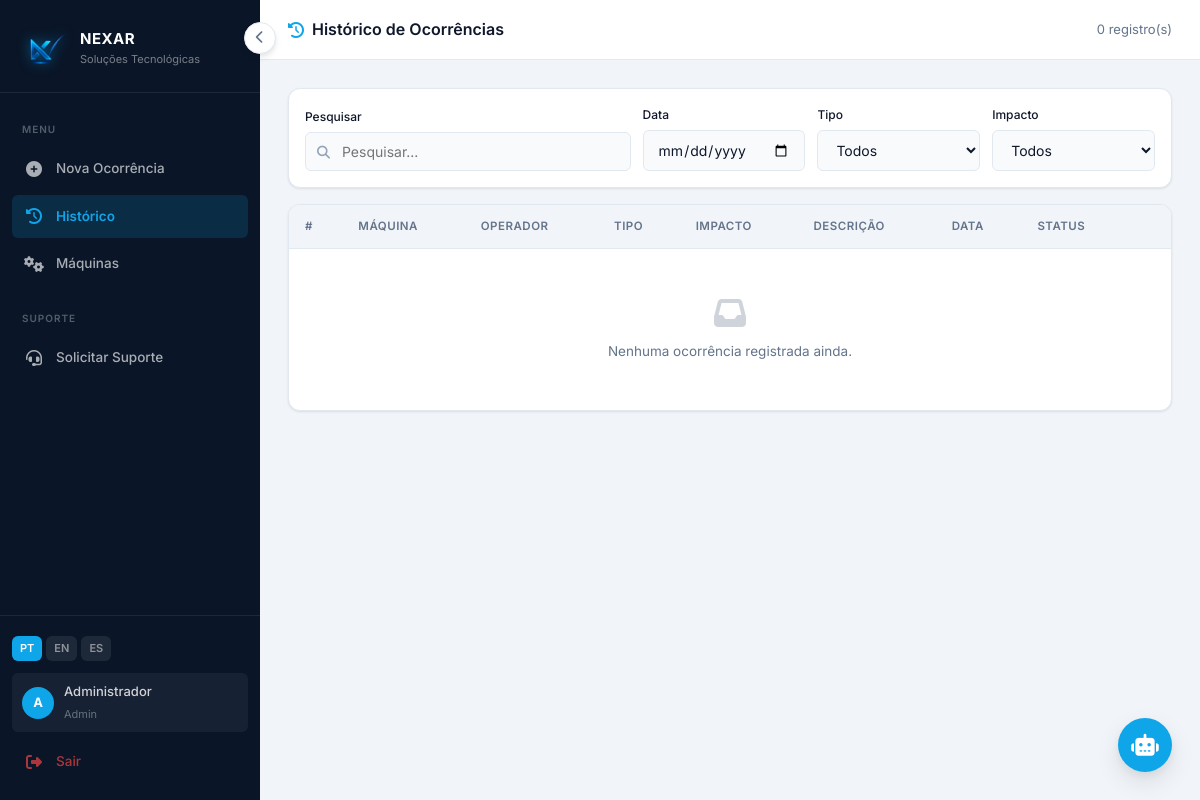
/historico (signed in), run on the app's committed database.
### tables this page shows
CREATE TABLE usuarios (
            id INTEGER PRIMARY KEY AUTOINCREMENT,
            nome TEXT NOT NULL,
            email TEXT UNIQUE NOT NULL,
            senha_hash TEXT NOT NULL,
            perfil TEXT DEFAULT 'operador',
            ativo INTEGER DEFAULT 1,
            criado_em DATETIME DEFAULT CURRENT_TIMESTAMP
        );

### app.py (the view)
@app.route("/historico")
@login_required
def historico():
    try:
        conn = get_db()
        ocorrencias = conn.execute(
            "SELECT o.*, m.nome as maquina_nome FROM ocorrencias o "
            "LEFT JOIN maquinas m ON o.maquina_id = m.id "
            "ORDER BY o.data_registro DESC"
        ).fetchall()
        conn.close()
        return render_template("historico.html", ocorrencias=ocorrencias)
    except Exception as e:
        print(f"Erro histórico: {e}")
        return render_template("historico.html", ocorrencias=[])

### app.py (called while the page is built)
def get_db():
    conn = sqlite3.connect("qrqc.db")
    conn.row_factory = sqlite3.Row
    return conn

@login_manager.user_loader
def load_user(user_id):
    conn = get_db()
    u = conn.execute("SELECT * FROM usuarios WHERE id = ?", (user_id,)).fetchone()
    conn.close()
    if u:
        return User(u["id"], u["nome"], u["email"], u["perfil"])
    return None

@app.context_processor
def inject_globals():
    lang = session.get("lang", "pt")
    return {"t": TRANSLATIONS.get(lang, TRANSLATIONS["pt"]), "lang": lang}

### templates/historico.html (shortened to what this page needs)
{% extends 'menu.html' %}
{% block content %}
<div class="topbar">
  <div class="topbar-title">
    <i class="fas fa-history"></i> {{ t.historico_titulo }}
  </div>
  <div class="topbar-actions">
    <span style="font-size:13px; color:var(--text-muted);">
      {{ ocorrencias|length }} registro(s)
    </span>
  </div>
</div>
<div class="page-body">
  <div class="card" style="margin-bottom:16px;">
    <div class="card-body" style="padding:16px;">
      <div style="display:grid; grid-template-columns:2fr 1fr 1fr 1fr; gap:12px; align-items:end;">
        <div>
          <label class="form-label" style="font-size:12px;">Pesquisar</label>
          <div style="position:relative;">
            <i class="fas fa-search" style="position:absolute; left:12px; top:50%; transform:translateY(-50%); color:var(--text-light); font-size:13px;"></i>
            <input id="searchInput" type="text" class="form-control" placeholder="{{ t.pesquisar }}"
                   style="padding-left:36px;" oninput="filterTable()" />
          </div>
        </div>
        <div>
          <label class="form-label" style="font-size:12px;">Data</label>
          <input id="dateInput" type="date" class="form-control" onchange="filterTable()" />
        </div>
        <div>
          <label class="form-label" style="font-size:12px;">Tipo</label>
          <select id="tipoSelect" class="form-select" onchange="filterTable()">
            <option value="">Todos</option>
          </select>
        </div>
        <div>
          <label class="form-label" style="font-size:12px;">Impacto</label>
          <select id="impactoSelect" class="form-select" onchange="filterTable()">
            <option value="">Todos</option>
          </select>
        </div>
      </div>
    </div>
  </div>
  <div class="card">
    <div class="table-wrapper">
      <table class="table" id="tabelaHistorico">
        <thead>
          <tr>
            <th>#</th>
            <th>Máquina</th>
            <th>Operador</th>
            <th>Tipo</th>
            <th>Impacto</th>
            <th>Descrição</th>
            <th>Data</th>
            <th>Status</th>
            <th></th>
          </tr>
        </thead>
        <tbody id="tableBody">
          {% for o in ocorrencias %}
          <tr data-tipo="{{ o.tipo_ocorrencia }}"
              data-impacto="{{ o.nivel_impacto }}"
              data-data="{{ o.data_ocorrencia[:10] if o.data_ocorrencia else '' }}">
            <td style="color:var(--text-muted); font-size:12px;">{{ o.id }}</td>
            <td>
              <span style="font-weight:600; font-size:13px;">{{ o.maquina_nome or '—' }}</span>
            </td>
            <td style="font-size:13px;">{{ o.nome_operador }}</td>
            <td>
              {% if o.tipo_ocorrencia == 'Qualidade' %}
                <span class="badge badge-primary">{{ o.tipo_ocorrencia }}</span>
              {% elif o.tipo_ocorrencia == 'Segurança' %}
                <span class="badge badge-danger">{{ o.tipo_ocorrencia }}</span>
              {% elif o.tipo_ocorrencia == 'Produção' %}
                <span class="badge badge-warning">{{ o.tipo_ocorrencia }}</span>
              {% else %}
                <span class="badge badge-info">{{ o.tipo_ocorrencia }}</span>
              {% endif %}
            </td>
            <td>
              {% if o.nivel_impacto == 'Alto' %}
                <span class="badge badge-danger">🔴 Alto</span>
              {% elif o.nivel_impacto == 'Médio' %}
                <span class="badge badge-warning">🟡 Médio</span>
              {% else %}
                <span class="badge badge-success">🟢 Baixo</span>
              {% endif %}
            </td>
            <td style="max-width:220px; overflow:hidden; text-overflow:ellipsis; white-space:nowrap; font-size:13px;">
              {{ o.descricao }}
            </td>
            <td style="font-size:12px; color:var(--text-muted); white-space:nowrap;">
              {% if o.data_ocorrencia %}
                {{ o.data_ocorrencia[:10].split('-')|reverse|join('/') }}
              {% endif %}
            </td>
            <td>
              {% if o.status == 'Resolvida' or o.status == 'Fechada' %}
                <span class="badge badge-success">{{ o.status }}</span>
              {% elif o.status == 'Em andamento' %}
                <span class="badge badge-warning">{{ o.status }}</span>
              {% else %}
                <span class="badge badge-info">{{ o.status or 'Aberta' }}</span>
              {% endif %}
            </td>
            <td>
              <button class="btn btn-ghost btn-icon btn-abrir-modal"
                      data-id="{{ o.id }}"
                      data-maquina="{{ o.maquina_nome or '—' }}"
                      data-operador="{{ o.nome_operador }}"
                      data-tipo="{{ o.tipo_ocorrencia }}"
                      data-impacto="{{ o.nivel_impacto }}"
                      data-data="{{ o.data_ocorrencia }}"
                      data-descricao="{{ o.descricao | replace('"', '&quot;') }}"
                      data-resposta="{{ o.resposta_ia | replace('"', '&quot;') }}"
                      data-diagrama="{{ o.diagrama_url or '' }}"
                      title="Ver detalhes">
                <i class="fas fa-eye" style="color:var(--primary);"></i>
              </button>
            </td>
          </tr>
          {% else %}
          <tr>
            <td colspan="9" style="text-align:center; padding:48px; color:var(--text-muted);">
              <i class="fas fa-inbox" style="font-size:32px; opacity:.3; display:block; margin-bottom:12px;"></i>
              Nenhuma ocorrência registrada ainda.
            </td>
          </tr>
          {% endfor %}
        </tbody>
      </table>
    </div>
  </div>
</div>
{% endblock %}

### templates/menu.html (shortened to what this page needs)
<!DOCTYPE html>
<html lang="{{ lang }}">
<head>
  <link rel="stylesheet" href="/static/css/design-system.css" />
  <link rel="stylesheet" href="https://cdnjs.cloudflare.com/ajax/libs/font-awesome/6.5.0/css/all.min.css" />
</head>
<body>
<div class="app-wrapper">
  <aside class="sidebar" id="sidebar">
    <div class="sidebar-logo">
      <img src="/static/assets/img/nexar_logo_clean.png" alt="Nexar" />
      <div class="sidebar-logo-text">
        <h4>NEXAR</h4>
        <p>Soluções Tecnológicas</p>
      </div>
    </div>
    <nav class="sidebar-nav">
      <span class="nav-label">Menu</span>
      <a href="{{ url_for('telaInicial') }}"
         class="nav-item {% if request.endpoint == 'telaInicial' %}active{% endif %}">
        <i class="fas fa-plus-circle"></i>
        <span>{{ t.nova_ocorrencia }}</span>
      </a>
      <a href="{{ url_for('historico') }}"
         class="nav-item {% if request.endpoint == 'historico' %}active{% endif %}">
        <i class="fas fa-history"></i>
        <span>{{ t.historico }}</span>
      </a>
      <a href="{{ url_for('maquinas') }}"
         class="nav-item {% if 'maquina' in request.endpoint %}active{% endif %}">
        <i class="fas fa-cogs"></i>
        <span>{{ t.maquinas }}</span>
      </a>
      <span class="nav-label" style="margin-top:8px">Suporte</span>
      <a href="{{ url_for('solicitacao') }}"
         class="nav-item {% if request.endpoint == 'solicitacao' %}active{% endif %}">
        <i class="fas fa-headset"></i>
        <span>{{ t.solicitar_suporte }}</span>
      </a>
    </nav>
    <div class="sidebar-footer">
      <div class="lang-selector">
        <a href="{{ url_for('set_lang', lang='pt') }}"
           class="lang-btn {% if lang == 'pt' %}active{% endif %}">PT</a>
        <a href="{{ url_for('set_lang', lang='en') }}"
           class="lang-btn {% if lang == 'en' %}active{% endif %}">EN</a>
        <a href="{{ url_for('set_lang', lang='es') }}"
           class="lang-btn {% if lang == 'es' %}active{% endif %}">ES</a>
      </div>
      <div class="user-chip">
        <div class="user-avatar">
          {{ current_user.nome[0].upper() if current_user.is_authenticated else 'U' }}
        </div>
        <div class="user-info-text">
          <p>{{ current_user.nome if current_user.is_authenticated else 'Usuário' }}</p>
          <span>{{ current_user.perfil.title() if current_user.is_authenticated else '' }}</span>
        </div>
      </div>
      <a href="{{ url_for('logout') }}" class="nav-item" style="color: rgba(239,68,68,.7);">
        <i class="fas fa-sign-out-alt"></i>
        <span>{{ t.sair }}</span>
      </a>
    </div>
  </aside>
  <button class="sidebar-toggle" id="sidebarToggle" onclick="toggleSidebar()">
    <i class="fas fa-chevron-left"></i>
  </button>
  <div class="main-content" id="mainContent">
    {% block content %}{% endblock %}
  </div>
</div>
<button class="chat-fab" id="chatFab" onclick="toggleChat()" title="{{ t.assistente }}">
  <i class="fas fa-robot"></i>
</button>
</body>
</html>

### data on the page
usuarios: nome "A", nome "Administrador", perfil "Admin"

### other printed values
{{ t.nova_ocorrencia }} "Nova Ocorrência"
{{ t.historico }} "Histórico"
{{ t.maquinas }} "Máquinas"
{{ t.solicitar_suporte }} "Solicitar Suporte"
{{ t.sair }} "Sair"
{{ t.historico_titulo }} "Histórico de Ocorrências"
{{ ocorrencias|length }} "0"
